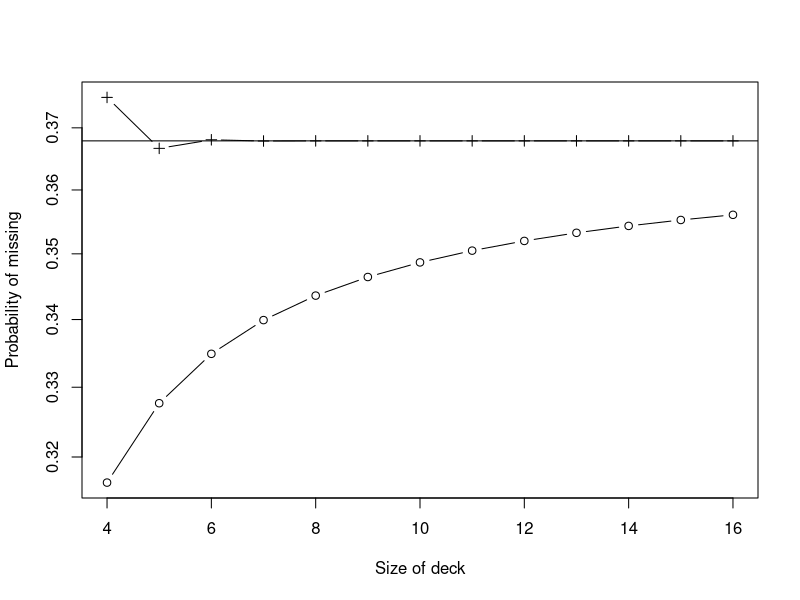
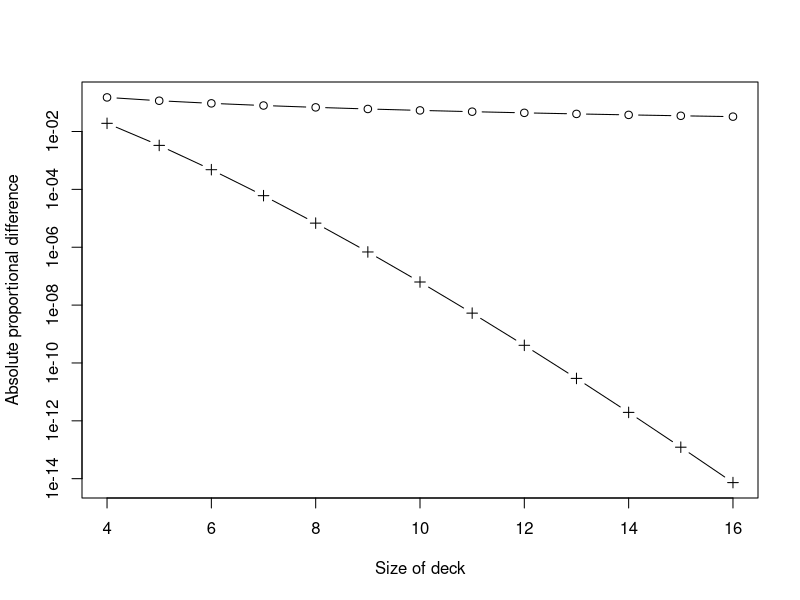

Generate these figures, in order, with R:

size <- 4:16

deck <- round(factorial(size)/exp(1))/factorial(size)
guess <- ((size-1)/size)^(size)

print(data.frame(size, guess, deck))

diff <- function(v){
	return(abs(log(exp(1)*v)))
}

ddiff <- diff(deck)
gdiff <- diff(guess)

plot(size, guess, type="b",
	, xlab = "Size of deck"
	, ylab = "Probability of missing"
	, ylim = c(min(guess), max(deck))
	, log = "y"
)
lines(size, deck, type="b", pch=3)
abline(h=exp(-1))

plot(size, gdiff, type="b",
	, xlab = "Size of deck"
	, ylab = "Absolute proportional difference"
	, ylim = c(min(ddiff), max(gdiff))
	, log = "y"
)
lines(size, ddiff, type="b", pch=3)

print(ddiff)

cards <- 8
reps <- 1e1

dw <- gw <- 0

for (n in 1:reps){
	deck <- sample(1:cards, cards, replace=FALSE)
	guess <- sample(1:cards, cards, replace=TRUE)
	if (sum(deck==1:cards)>0) dw <- dw+1
	if (sum(guess==1:cards)>0) gw <- gw+1
}

print(c(dw=dw, gw=gw, iw=reps*(1-exp(-1))))
